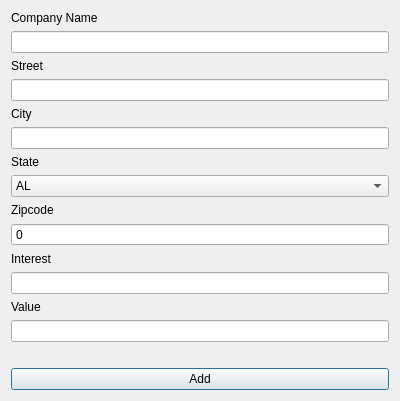
<?xml version="1.0" encoding="UTF-8"?>
<ui version="4.0">
 <class>addcustomerwindow</class>
 <widget class="QDialog" name="addcustomerwindow">
  <property name="geometry">
   <rect>
    <x>0</x>
    <y>0</y>
    <width>400</width>
    <height>300</height>
   </rect>
  </property>
  <property name="windowTitle">
   <string>Dialog</string>
  </property>
  <layout class="QVBoxLayout" name="verticalLayout">
   <item>
    <widget class="QLabel" name="nameLabel">
     <property name="text">
      <string>Company Name</string>
     </property>
    </widget>
   </item>
   <item>
    <widget class="QLineEdit" name="nameEdit"/>
   </item>
   <item>
    <widget class="QLabel" name="streetLabel">
     <property name="text">
      <string>Street</string>
     </property>
    </widget>
   </item>
   <item>
    <widget class="QLineEdit" name="streetEdit"/>
   </item>
   <item>
    <widget class="QLabel" name="cityLabel">
     <property name="text">
      <string>City</string>
     </property>
    </widget>
   </item>
   <item>
    <widget class="QLineEdit" name="cityEdit"/>
   </item>
   <item>
    <widget class="QLabel" name="stateLabel">
     <property name="text">
      <string>State</string>
     </property>
    </widget>
   </item>
   <item>
    <widget class="QComboBox" name="statesComboBox">
     <item>
      <property name="text">
       <string>AL</string>
      </property>
     </item>
     <item>
      <property name="text">
       <string>AK</string>
      </property>
     </item>
     <item>
      <property name="text">
       <string>AZ</string>
      </property>
     </item>
     <item>
      <property name="text">
       <string>AR</string>
      </property>
     </item>
     <item>
      <property name="text">
       <string>CA</string>
      </property>
     </item>
     <item>
      <property name="text">
       <string>CO</string>
      </property>
     </item>
     <item>
      <property name="text">
       <string>CT</string>
      </property>
     </item>
     <item>
      <property name="text">
       <string>DE</string>
      </property>
     </item>
     <item>
      <property name="text">
       <string>FL</string>
      </property>
     </item>
     <item>
      <property name="text">
       <string>GA</string>
      </property>
     </item>
     <item>
      <property name="text">
       <string>HI</string>
      </property>
     </item>
     <item>
      <property name="text">
       <string>ID</string>
      </property>
     </item>
     <item>
      <property name="text">
       <string>IL</string>
      </property>
     </item>
     <item>
      <property name="text">
       <string>IN</string>
      </property>
     </item>
     <item>
      <property name="text">
       <string>IA</string>
      </property>
     </item>
     <item>
      <property name="text">
       <string>KS</string>
      </property>
     </item>
     <item>
      <property name="text">
       <string>KY</string>
      </property>
     </item>
     <item>
      <property name="text">
       <string>LA</string>
      </property>
     </item>
     <item>
      <property name="text">
       <string>ME</string>
      </property>
     </item>
     <item>
      <property name="text">
       <string>MD</string>
      </property>
     </item>
     <item>
      <property name="text">
       <string>MA</string>
      </property>
     </item>
     <item>
      <property name="text">
       <string>MI</string>
      </property>
     </item>
     <item>
      <property name="text">
       <string>MN</string>
      </property>
     </item>
     <item>
      <property name="text">
       <string>MS</string>
      </property>
     </item>
     <item>
      <property name="text">
       <string>MO</string>
      </property>
     </item>
     <item>
      <property name="text">
       <string>MT</string>
      </property>
     </item>
     <item>
      <property name="text">
       <string>NE</string>
      </property>
     </item>
     <item>
      <property name="text">
       <string>NV</string>
      </property>
     </item>
     <item>
      <property name="text">
       <string>NH</string>
      </property>
     </item>
     <item>
      <property name="text">
       <string>NJ</string>
      </property>
     </item>
     <item>
      <property name="text">
       <string>NM</string>
      </property>
     </item>
     <item>
      <property name="text">
       <string>NY</string>
      </property>
     </item>
     <item>
      <property name="text">
       <string>NC</string>
      </property>
     </item>
     <item>
      <property name="text">
       <string>ND</string>
      </property>
     </item>
     <item>
      <property name="text">
       <string>OH</string>
      </property>
     </item>
     <item>
      <property name="text">
       <string>OK</string>
      </property>
     </item>
     <item>
      <property name="text">
       <string>OR</string>
      </property>
     </item>
     <item>
      <property name="text">
       <string>PA</string>
      </property>
     </item>
     <item>
      <property name="text">
       <string>RI</string>
      </property>
     </item>
     <item>
      <property name="text">
       <string>SC</string>
      </property>
     </item>
     <item>
      <property name="text">
       <string>SD</string>
      </property>
     </item>
     <item>
      <property name="text">
       <string>TN</string>
      </property>
     </item>
     <item>
      <property name="text">
       <string>TX</string>
      </property>
     </item>
     <item>
      <property name="text">
       <string>UT</string>
      </property>
     </item>
     <item>
      <property name="text">
       <string>VT</string>
      </property>
     </item>
     <item>
      <property name="text">
       <string>VA</string>
      </property>
     </item>
     <item>
      <property name="text">
       <string>WA</string>
      </property>
     </item>
     <item>
      <property name="text">
       <string>WV</string>
      </property>
     </item>
     <item>
      <property name="text">
       <string>WI</string>
      </property>
     </item>
     <item>
      <property name="text">
       <string>WY</string>
      </property>
     </item>
    </widget>
   </item>
   <item>
    <widget class="QLabel" name="zipcodeLabel">
     <property name="text">
      <string>Zipcode</string>
     </property>
    </widget>
   </item>
   <item>
    <widget class="QSpinBox" name="zipcodeSpinBox">
     <property name="buttonSymbols">
      <enum>QAbstractSpinBox::NoButtons</enum>
     </property>
     <property name="maximum">
      <number>99999</number>
     </property>
    </widget>
   </item>
   <item>
    <widget class="QLabel" name="interestLabel">
     <property name="text">
      <string>Interest</string>
     </property>
    </widget>
   </item>
   <item>
    <widget class="QLineEdit" name="interestEdit"/>
   </item>
   <item>
    <widget class="QLabel" name="valueLabel">
     <property name="text">
      <string>Value</string>
     </property>
    </widget>
   </item>
   <item>
    <widget class="QLineEdit" name="valueEdit"/>
   </item>
   <item>
    <widget class="QLabel" name="outputLabel">
     <property name="text">
      <string/>
     </property>
    </widget>
   </item>
   <item>
    <widget class="QPushButton" name="addButton">
     <property name="text">
      <string>Add</string>
     </property>
    </widget>
   </item>
  </layout>
 </widget>
 <resources/>
 <connections/>
</ui>
